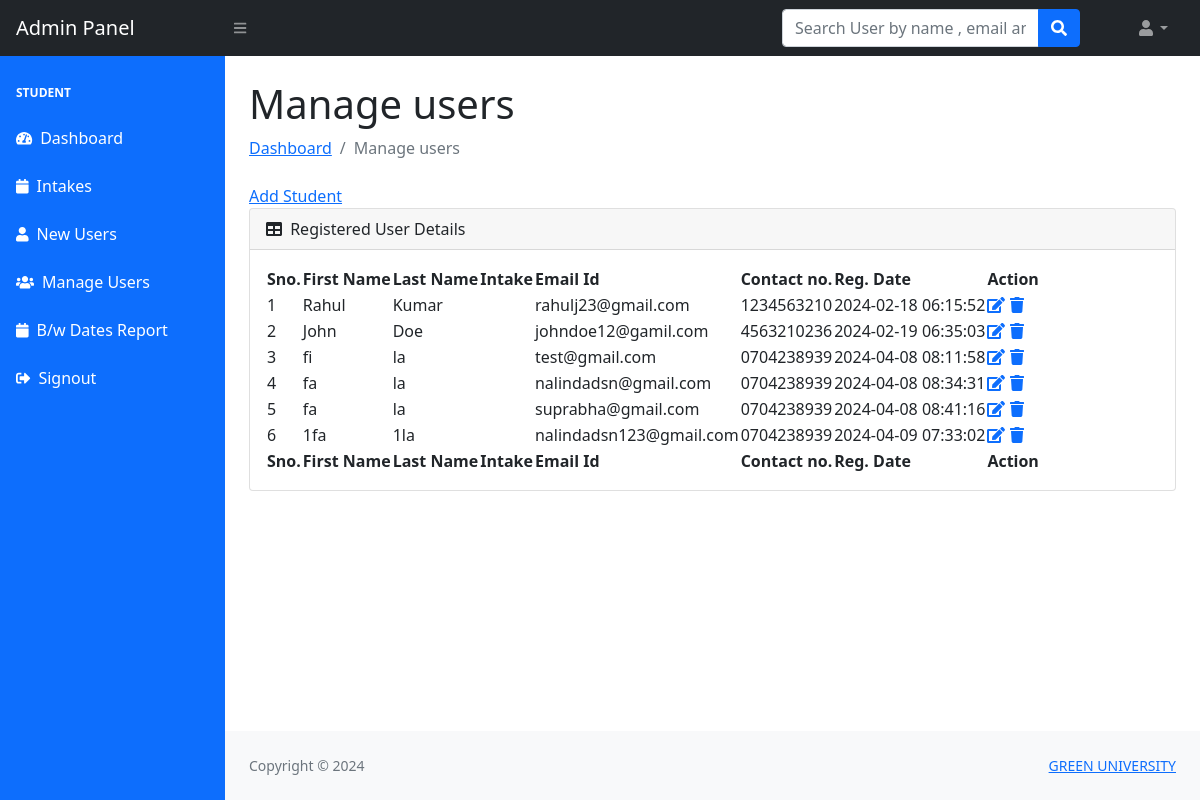
Before: /admin/manage-users.php (signed in) with the older database file.
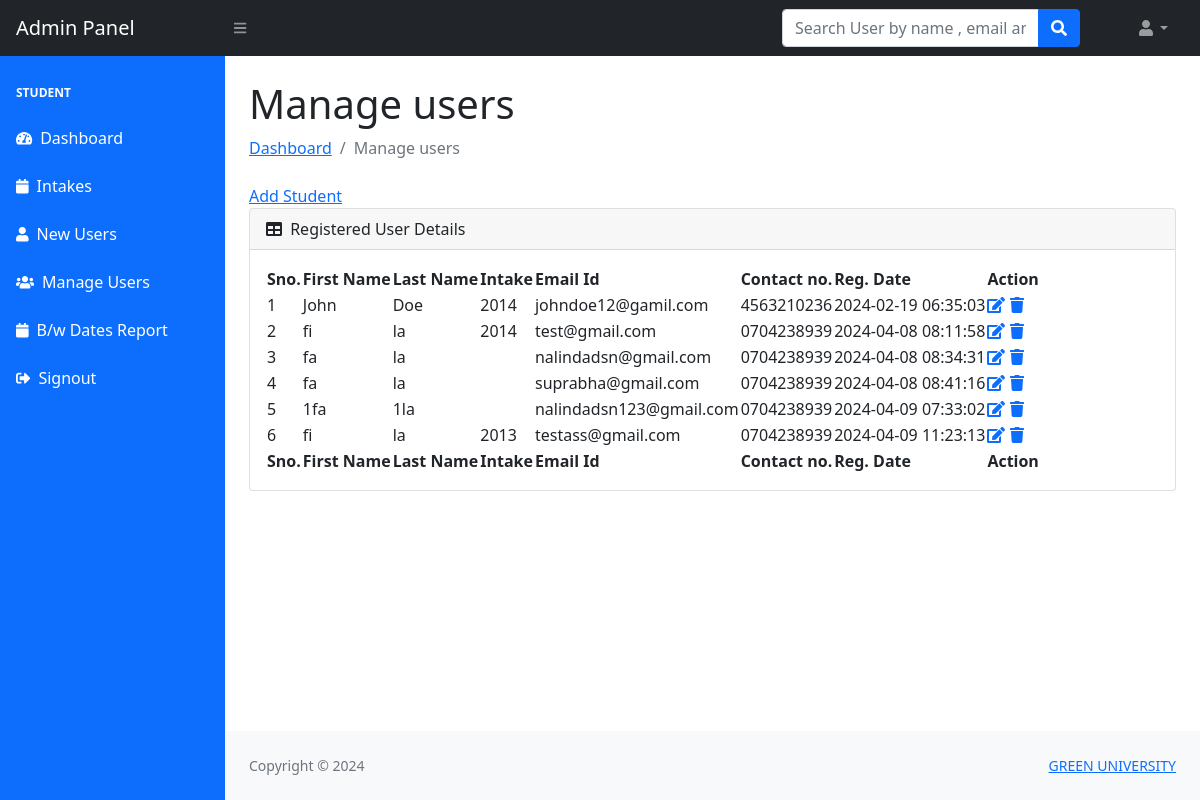
After: the same page with the newer database file.
### tables this page shows
CREATE TABLE `users` (
  `id` int(11) NOT NULL,
  `fullName` varchar(400) DEFAULT NULL,
  `nameWithInitials` varchar(200) DEFAULT NULL,
  `indexNo` varchar(200) DEFAULT NULL,
  `intake` varchar(50) DEFAULT NULL,
  `fname` varchar(255) DEFAULT NULL,
  `lname` varchar(255) DEFAULT NULL,
  `email` varchar(255) DEFAULT NULL,
  `password` varchar(300) DEFAULT NULL,
  `contactno` varchar(11) DEFAULT NULL,
  `posting_date` timestamp NOT NULL DEFAULT current_timestamp()
);

CREATE TABLE `intake` (
  `id` int(11) NOT NULL,
  `intake` varchar(11) DEFAULT NULL
);

### admin/manage-users.php (the view, shortened to what this page needs)
<?php session_start();
include_once('../includes/config.php');
if (strlen($_SESSION['adminid']==0)) {
  header('location:logout.php');
  } else{
   ?>
<!DOCTYPE html>
<html lang="en">
    <head>
        <link href="https://cdn.jsdelivr.net/npm/simple-datatables@latest/dist/style.css" rel="stylesheet" />
        <link href="../css/styles.css" rel="stylesheet" />
    </head>
    <body class="sb-nav-fixed">
      <?php include_once('includes/navbar.php');?>
        <div id="layoutSidenav">
         <?php include_once('includes/sidebar.php');?>
            <div id="layoutSidenav_content">
                <main>
                    <div class="container-fluid px-4">
                        <h1 class="mt-4">Manage users</h1>
                        <ol class="breadcrumb mb-4">
                            <li class="breadcrumb-item"><a href="dashboard.php">Dashboard</a></li>
                            <li class="breadcrumb-item active">Manage users</li>
                        </ol>
                        <a href="add-user.php">Add Student</a>
                        <div class="card mb-4">
                            <div class="card-header">
                                <i class="fas fa-table me-1"></i>
                                Registered User Details
                            </div>
                            <div class="card-body">
                                <table id="datatablesSimple">
                                    <thead>
                                        <tr>
                                             <th>Sno.</th>
                                  <th>First Name</th>
                                  <th> Last Name</th>
                                  <th> Intake</th>
                                  <th> Email Id</th>
                                  <th>Contact no.</th>
                                  <th>Reg. Date</th>
                                  <th>Action</th>
                                        </tr>
                                    </thead>
                                    <tfoot>
                                        <tr>
                                             <th>Sno.</th>
                                  <th>First Name</th>
                                  <th> Last Name</th>
                                  <th> Intake</th>
                                  <th> Email Id</th>
                                  <th>Contact no.</th>
                                  <th>Reg. Date</th>
                                  <th>Action</th>
                                        </tr>
                                    </tfoot>
                                    <tbody>
                                              <?php $ret=mysqli_query($con,"select *,intake.intake as year,users.id as id  from users  left join intake  on users.intake=intake.id");
                              $cnt=1;
                              while($row=mysqli_fetch_array($ret))
                              {?>
                              <tr>
                              <td><?php echo $cnt;?></td>
                                  <td><?php echo $row['fname'];?></td>
                                  <td><?php echo $row['lname'];?></td>
                                  <td><?php echo $row['year'];?></td>
                                  <td><?php echo $row['email'];?></td>
                                  <td><?php echo $row['contactno'];?></td>  <td><?php echo $row['posting_date'];?></td>
                                  <td>
                                     <a href="user-profile.php?uid=<?php echo $row['id'];?>">
                          <i class="fas fa-edit"></i></a>
                                     <a href="manage-users.php?id=<?php echo $row['id'];?>" onClick="return confirm('Do you really want to delete');"><i class="fa fa-trash" aria-hidden="true"></i></a>
                                  </td>
                              </tr>
                              <?php $cnt=$cnt+1; }?>
                                    </tbody>
                                </table>
                            </div>
                        </div>
                    </div>
                </main>
  <?php include('../includes/footer.php');?>
            </div>
        </div>
    </body>
</html>
<?php } ?>

### admin/includes/navbar.php (shortened to what this page needs)
<nav class="sb-topnav navbar navbar-expand navbar-dark bg-dark">
          <a class="navbar-brand ps-3" href="dashboard.php">Admin Panel</a>
          <button class="btn btn-link btn-sm order-1 order-lg-0 me-4 me-lg-0" id="sidebarToggle" href="#!"><i class="fas fa-bars"></i></button>
          <form class="d-none d-md-inline-block form-inline ms-auto me-0 me-md-3 my-2 my-md-0">
              <div class="input-group">
              </div>
          </form>
           <form class="d-none d-md-inline-block form-inline ms-auto me-0 me-md-5 my-5 my-md-0" method="post" action="search-result.php">
              <div class="input-group">
                  <input class="form-control" type="text" placeholder="Search User by name , email and contact number" title="Search User by name , email and contact number" aria-describedby="btnNavbarSearch" name="searchkey" />
                  <button class="btn btn-primary" id="btnNavbarSearch" type="submit" ><i class="fas fa-search"></i></button>
              </div>
          </form>
          <ul class="navbar-nav ms-auto ms-md-0 me-3 me-lg-4">
              <li class="nav-item dropdown">
                  <a class="nav-link dropdown-toggle" id="navbarDropdown" href="#" role="button" data-bs-toggle="dropdown" aria-expanded="false"><i class="fas fa-user fa-fw"></i></a>
              </li>
          </ul>
      </nav>

### admin/includes/sidebar.php
 <div id="layoutSidenav_nav">
               <nav class="sb-sidenav accordion bg-primary text-white" id="sidenavAccordion">
                   <div class="sb-sidenav-menu">
                       <div class="nav">
                           <div class="sb-sidenav-menu-heading">Student</div>
                           <a class="nav-link text-white" href="dashboard.php">
                               <div class="sb-nav-link-icon"><i class="fas fa-tachometer-alt"></i></div>
                               Dashboard
                           </a>
                           <a class="nav-link text-white" href="intake.php">
                               <div class="sb-nav-link-icon"><i class="fa fa-calendar"></i></div>
                               Intakes
                           </a>
                           <a class="nav-link text-white" href="add-user.php">
                               <div class="sb-nav-link-icon"><i class="fas fa-user"></i></div>
                               New Users
                           </a>
                           <a class="nav-link text-white" href="manage-users.php">
                               <div class="sb-nav-link-icon"><i class="fas fa-users"></i></div>
                               Manage Users
                           </a>
<a class="nav-link text-white" href="bwdates-report-ds.php">
                               <div class="sb-nav-link-icon"><i class="fa fa-calendar"></i></div>
                               B/w Dates Report
                           </a>
                           <a class="nav-link text-white" href="logout.php">
                               <div class="sb-nav-link-icon"><i class="fas fa-sign-out-alt"></i></div>
                               Signout
                           </a>
                       </div>
                   </div>
               </nav>
           </div>

### includes/footer.php
<div id="layoutAuthentication_footer">
             <footer class="py-4 bg-light mt-auto">
                 <div class="container-fluid px-4">
                     <div class="d-flex align-items-center justify-content-between small">
                         <div class="text-muted">Copyright &copy; <?php echo date('Y');?></div>
                         <div>
                             <a href="../" target="_blank">GREEN UNIVERSITY</a>
                         </div>
                     </div>
                 </div>
             </footer>
         </div>

Changed rows visible on the page:
removed users: fname "Rahul", lname "Kumar", email "rahulj23@gmail.com", contactno "1234563210", posting_date "2024-02-18 06:15:52"
changed users "John": intake.intake (not shown) → "2014"
changed users "test@gmail.com": intake.intake (not shown) → "2014"
added users: fname "fi", lname "la", intake.intake "2013", email "testass@gmail.com", contactno "0704238939", posting_date "2024-04-09 11:23:13"
